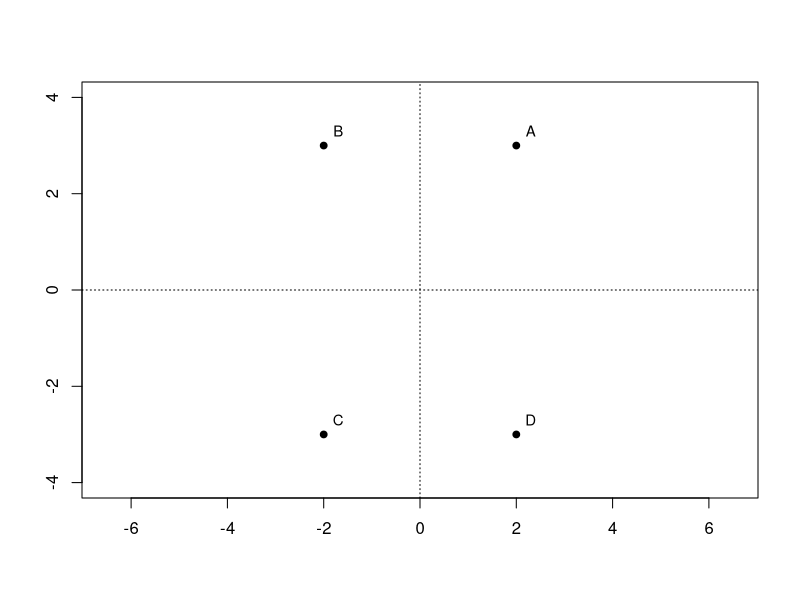
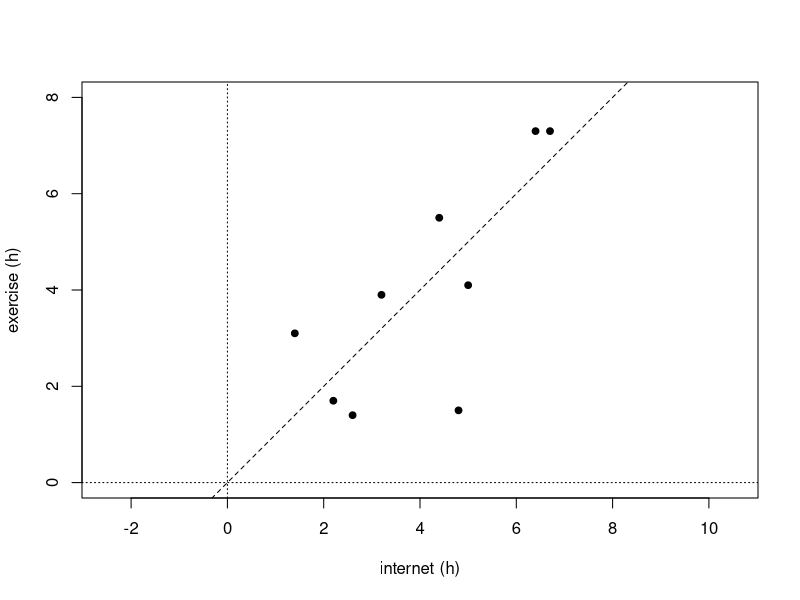
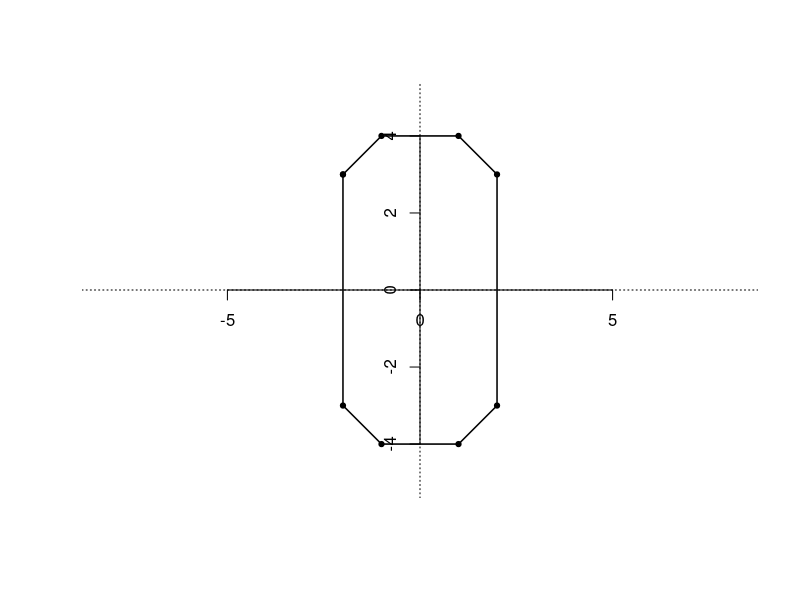
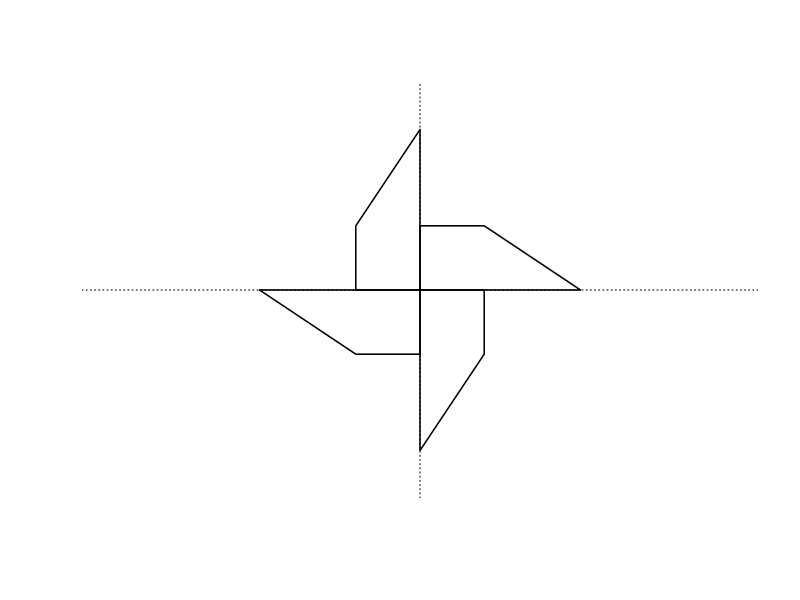
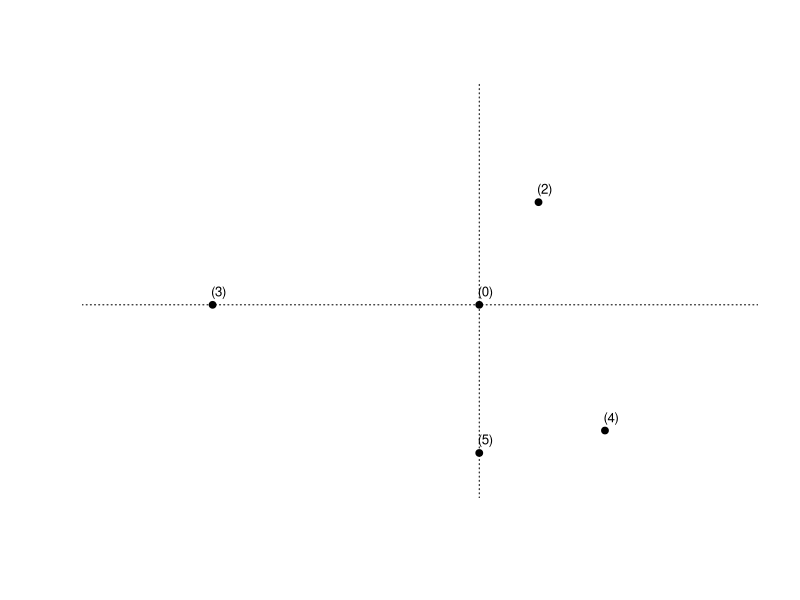

Write the R code that produced these figures, in order.
setwd("C:/Users/18904/Github/junior-mathematics/codes")
if(!dir.exists("../figures"))dir.create("../figures")

# week44-1: four points one in each quadrant
draw1=function(){
  plot(0,0,xlim=c(-4,4),ylim=c(-4,4),type="n",xlab="",ylab="",asp=1)
  abline(h=0,v=0,lty=3)
  pts=list(A=c(2,3),B=c(-2,3),C=c(-2,-3),D=c(2,-3))
  for(n in names(pts)){p=pts[[n]];points(p[1],p[2],pch=19,cex=0.9);text(p[1]+0.3,p[2]+0.3,n,cex=0.9)}
}
cairo_pdf("../figures/week44-1.pdf",width=4,height=4,family="sans");draw1();dev.off()
svglite::svglite("../figures/week44-1.svg",width=4,height=4);draw1();dev.off()

# week44-2: scatter plot of exercise time vs internet time, y=x diagonal
draw2=function(){
  plot(0,0,xlim=c(0,8),ylim=c(0,8),type="n",xlab="internet (h)",ylab="exercise (h)",asp=1)
  abline(h=0,v=0,lty=3)
  abline(0,1,lty=2)
  set.seed(1)
  x=round(runif(10,1,7),1); y=round(x+rnorm(10,0,1.5),1)
  points(x,y,pch=19,cex=0.9)
}
cairo_pdf("../figures/week44-2.pdf",width=4,height=4,family="sans");draw2();dev.off()
svglite::svglite("../figures/week44-2.svg",width=4,height=4);draw2();dev.off()

# week44-3: octagon vertices
draw3=function(){
  v=matrix(c(-2,3,-1,4,1,4,2,3,2,-3,1,-4,-1,-4,-2,-3,-2,3),ncol=2,byrow=TRUE)
  plot(0,0,xlim=c(-3,3),ylim=c(-5,5),type="n",xlab="",ylab="",asp=1,axes=FALSE)
  abline(h=0,v=0,lty=3)
  axis(1,pos=0); axis(2,pos=0)
  lines(v,lwd=1.5)
  points(v[,1],v[,2],pch=19,cex=0.7)
}
cairo_pdf("../figures/week44-3.pdf",width=4,height=4,family="sans");draw3();dev.off()
svglite::svglite("../figures/week44-3.svg",width=4,height=4);draw3();dev.off()

# week44-4: butterfly connecting four groups of points
draw4=function(){
  g1=matrix(c(-2,0,0,0,0,5,-2,2,-2,0),ncol=2,byrow=TRUE)
  g2=matrix(c(-5,0,-2,-2,0,-2,0,0,-5,0),ncol=2,byrow=TRUE)
  g3=matrix(c(2,0,0,0,0,-5,2,-2,2,0),ncol=2,byrow=TRUE)
  g4=matrix(c(5,0,2,2,0,2,0,0,5,0),ncol=2,byrow=TRUE)
  plot(0,0,xlim=c(-6,6),ylim=c(-6,6),type="n",xlab="",ylab="",asp=1,axes=FALSE)
  abline(h=0,v=0,lty=3)
  lines(g1,lwd=1.5); lines(g2,lwd=1.5); lines(g3,lwd=1.5); lines(g4,lwd=1.5)
}
cairo_pdf("../figures/week44-4.pdf",width=4,height=4,family="sans");draw4();dev.off()
svglite::svglite("../figures/week44-4.svg",width=4,height=4);draw4();dev.off()

# week44-5: five delivery stations relative to community center
draw5=function(){
  plot(0,0,xlim=c(-5500,3500),ylim=c(-3000,3500),type="n",xlab="",ylab="",asp=1,axes=FALSE)
  abline(h=0,v=0,lty=3)
  s2=c(2000*cos(60*pi/180),2000*sin(60*pi/180))
  s4=c(3000*cos(-45*pi/180),3000*sin(-45*pi/180))
  pts=list(center=c(0,0),s2=s2,s3=c(-4500,0),s4=s4,s5=c(0,-2500))
  labs=list(center="(0)",s2="(2)",s3="(3)",s4="(4)",s5="(5)")
  for(n in names(pts)){p=pts[[n]];points(p[1],p[2],pch=19,cex=0.9);text(p[1]+100,p[2]+200,labs[[n]],cex=0.8)}
}
cairo_pdf("../figures/week44-5.pdf",width=4,height=4,family="sans");draw5();dev.off()
svglite::svglite("../figures/week44-5.svg",width=4,height=4);draw5();dev.off()
